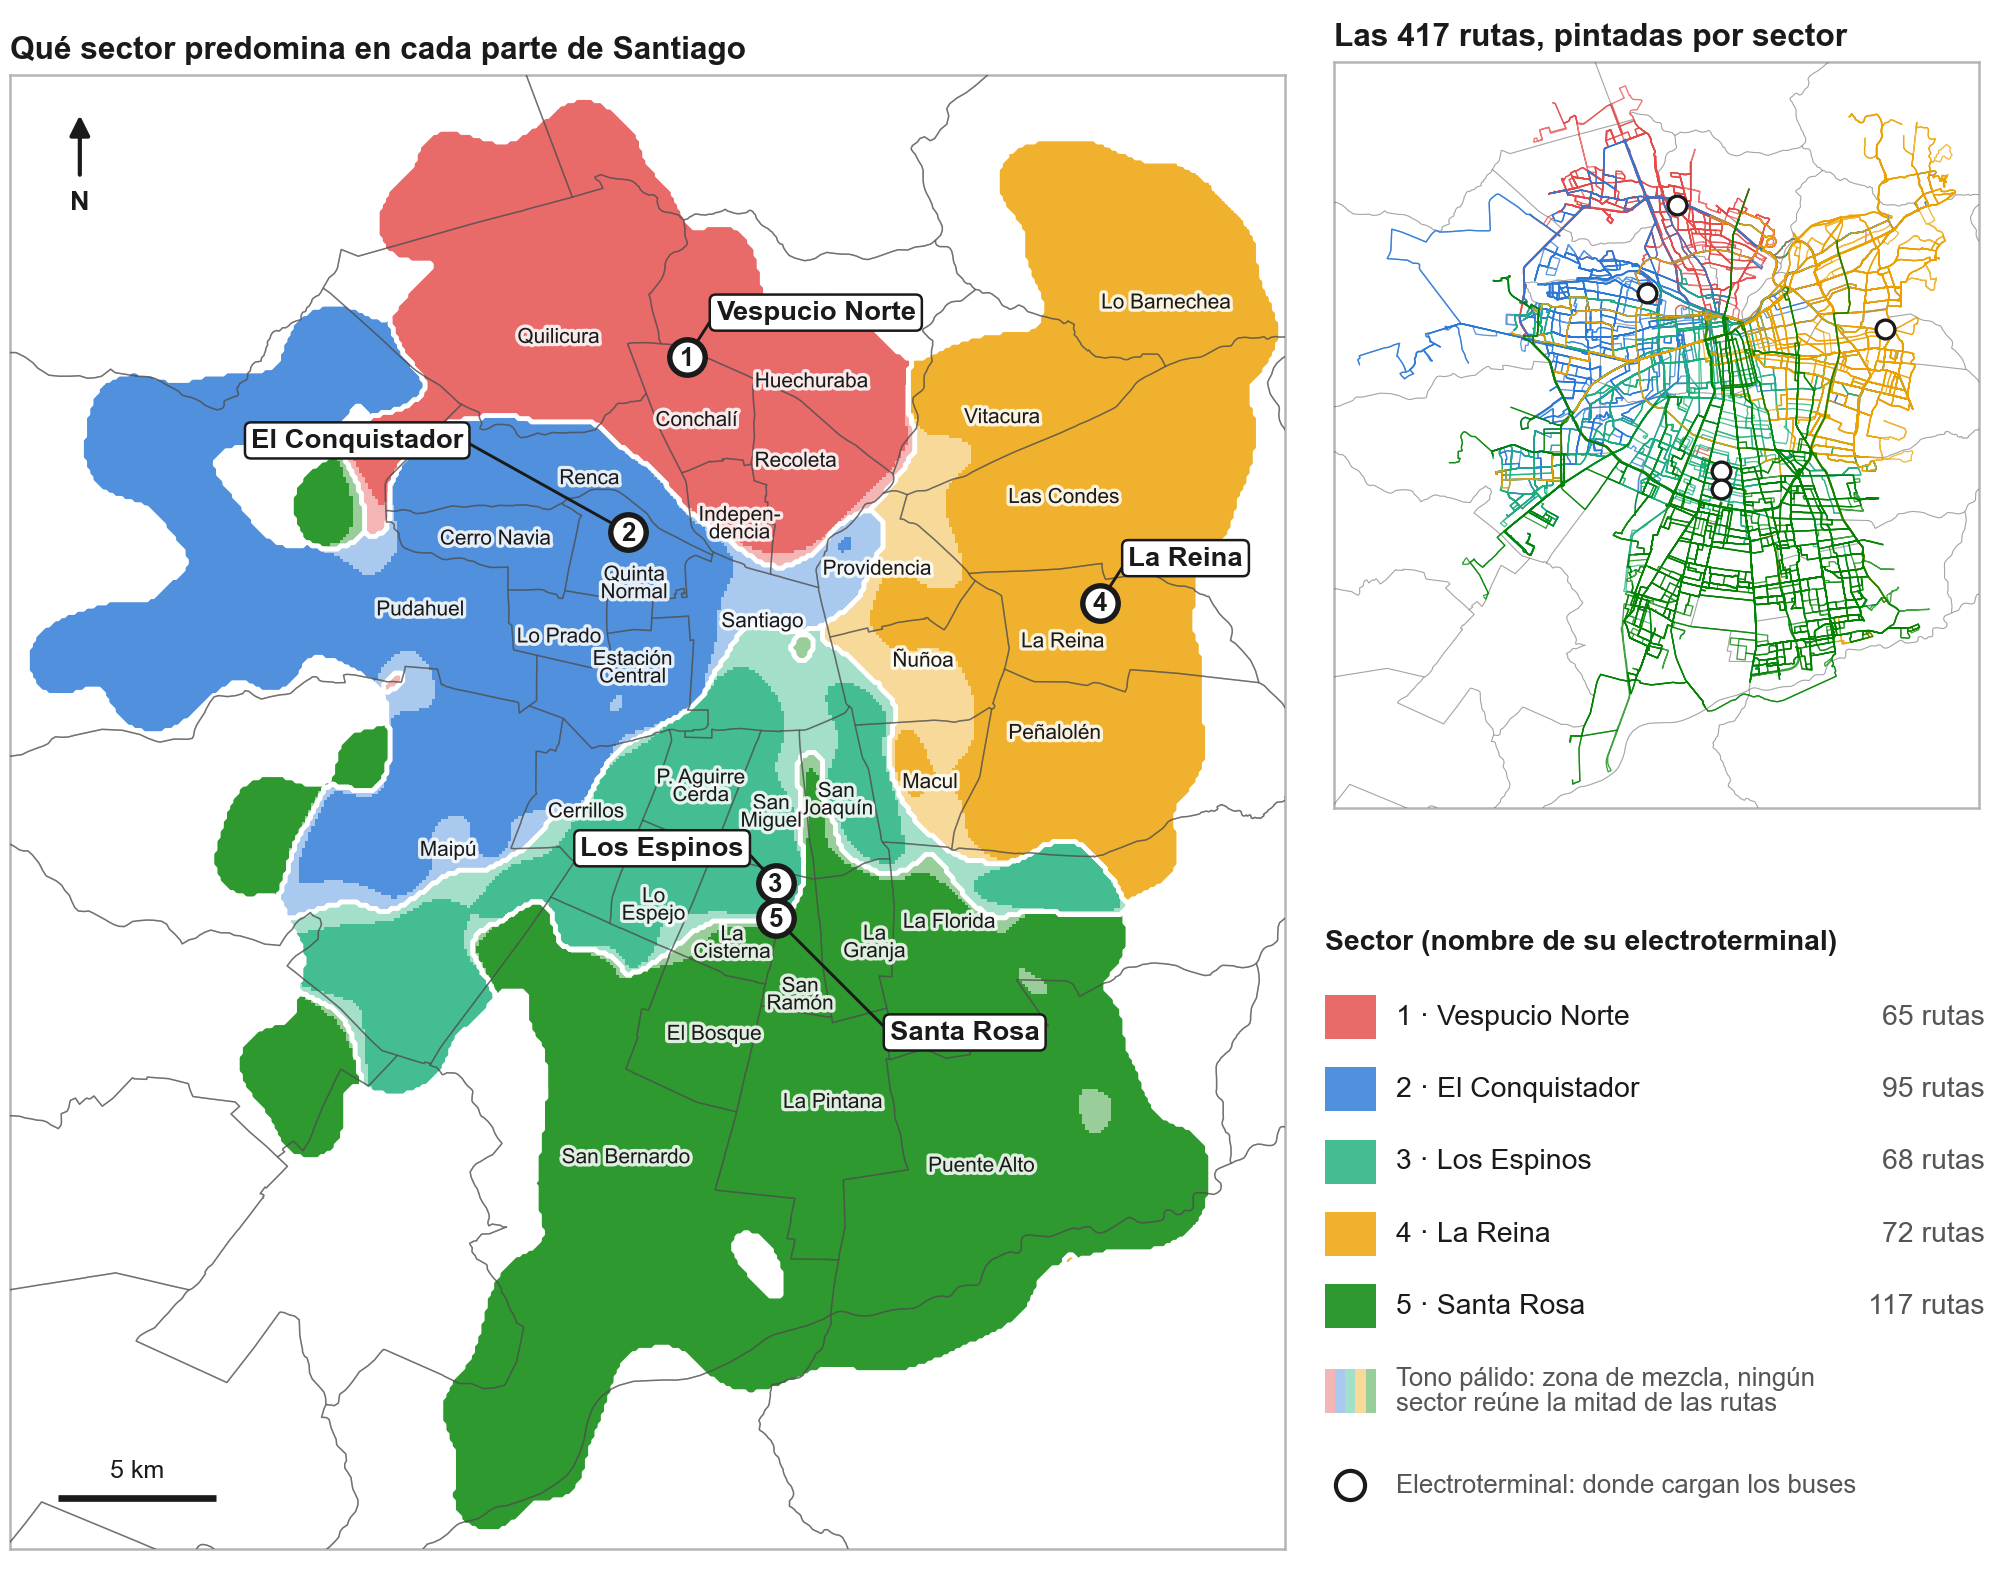

The script that saved this image:
"""Dibuja el mapa de Santiago dividido en los cinco sectores del modelo.

Uso:  python3 mapa_sectores.py
Escribe mapa_sectores.pdf y mapa_sectores.png junto a este archivo.

Un sector es un grupo de rutas, no un territorio. Para mostrarlo como mapa se
pinta cada punto de la ciudad con el color del sector al que pertenece la
mayoría de los kilómetros de ruta que pasan cerca.
"""
from pathlib import Path

import matplotlib
matplotlib.use('Agg')
import matplotlib.patheffects as efectos
import matplotlib.pyplot as plt
import numpy as np
from matplotlib.collections import LineCollection
from matplotlib.colors import to_rgb
from matplotlib.path import Path as Trazo

import datos_geo
import zonas

AQUI = Path(__file__).resolve().parent
CAJA_GRADOS = (-70.95, -70.40, -33.72, -33.24)  # xmin, xmax, ymin, ymax: Gran Santiago

# Paleta validada con el validador de daltonismo: todos los sectores vecinos se distinguen.
COLOR_SECTOR = {1: '#e34948', 2: '#2a78d6', 3: '#1baf7a', 4: '#eda100', 5: '#008300'}
TINTA, TINTA_SUAVE, BORDE_COMUNA = '#1a1a1a', '#555555', '#4d4d4d'

PASO_KM = 0.1            # cada punto densificado representa 100 m de ruta
CELDA_KM = 0.1
SIGMA_KM = 0.6           # suavizado: una ruta "tiñe" cerca de 1 km a cada lado
UMBRAL_DENSIDAD = 0.02
MAYORIA = 0.5            # sobre esto, el sector predomina con claridad
ALFA_CLARO, ALFA_MEZCLA = 0.82, 0.40
MARGEN_KM = 1.5
MIN_PUNTOS_COMUNA = 400  # comunas con menos ruta que esto no llevan nombre
ANCHO_CM, ALTO_CM = 17.0, 13.3
CM = 1 / 2.54

ABREVIATURAS = {'Pedro Aguirre Cerda': 'P. Aguirre\nCerda', 'Estación Central': 'Estación\nCentral',
                'Quinta Normal': 'Quinta\nNormal', 'San Joaquín': 'San\nJoaquín', 'San Miguel': 'San\nMiguel',
                'La Cisterna': 'La\nCisterna', 'San Ramón': 'San\nRamón', 'La Granja': 'La\nGranja',
                'Independencia': 'Indepen-\ndencia', 'Lo Espejo': 'Lo\nEspejo', 'Cerro Navia': 'Cerro Navia',
                'Lo Barnechea': 'Lo Barnechea', 'Padre Hurtado': 'Padre\nHurtado'}
# Desplazamiento (km) de la etiqueta de cada electroterminal para que no tape el punto.
DESPLAZAMIENTO_ETIQUETA = {1: (0.9, 1.4, 'left'), 2: (-5.2, 2.9, 'right'), 3: (-1.0, 1.1, 'right'),
                           4: (0.9, 1.4, 'left'), 5: (3.6, -3.6, 'left')}
# Corrimiento (km) de nombres de comunas que chocarían con un electroterminal o su etiqueta.
AJUSTE_COMUNA = {'Conchalí': (0.2, -1.0), 'San Ramón': (-0.4, -1.1), 'La Granja': (0.8, 0.3),
                 'Quinta Normal': (0.0, -0.3), 'Lo Espejo': (0.0, -0.6)}
HALO = [efectos.withStroke(linewidth=1.6, foreground='white', alpha=0.85)]


def cargar():
    codigo = datos_geo.carpeta_codigo()
    corridas = datos_geo.leer_csv(codigo / 'output/fase1/corridas.csv')
    return dict(
        sectores=datos_geo.leer_sectores(codigo / 'output/fase1/sectores.csv'),
        formas_ruta=datos_geo.trazados_por_ruta(corridas),
        trazados=datos_geo.leer_trazados(datos_geo.RAIZ / '01-datos/gtfs/shapes.txt'),
        terminales=datos_geo.leer_electroterminales(datos_geo.RAIZ / '01-datos/depots.csv'),
        comunas=datos_geo.leer_comunas(datos_geo.RAIZ / '01-datos/chile.gpkg', CAJA_GRADOS),
    )


def lineas_por_sector(datos):
    """Trazados en km de todas las rutas, agrupados por sector."""
    lineas = {sector: [] for sector in COLOR_SECTOR}
    for ruta, sector in datos['sectores'].items():
        if ruta not in datos['formas_ruta']:
            raise ValueError(f'La ruta {ruta} tiene sector pero no tiene trazado')
        lineas[sector].extend(zonas.a_km(datos['trazados'][forma]) for forma in sorted(datos['formas_ruta'][ruta]))
    return lineas


def caja_del_mapa(puntos_por_sector):
    todos = np.vstack(list(puntos_por_sector.values()))
    (xmin, ymin), (xmax, ymax) = todos.min(axis=0), todos.max(axis=0)
    return (xmin - MARGEN_KM, xmax + MARGEN_KM, ymin - MARGEN_KM, ymax + MARGEN_KM)


def imagen_zonas(resultado):
    """Imagen RGBA: color del sector que predomina, más pálido donde se mezclan varios."""
    alto, ancho = resultado.dominante.shape
    imagen = np.zeros((alto, ancho, 4))
    for sector, color in COLOR_SECTOR.items():
        mascara = resultado.dominante == sector
        imagen[mascara, :3] = to_rgb(color)
        imagen[mascara, 3] = np.where(resultado.participacion[mascara] >= MAYORIA, ALFA_CLARO, ALFA_MEZCLA)
    return imagen


def dibujar_comunas(eje, comunas, ancho, alfa):
    bordes = [zonas.a_km(poligono[0]) for _, poligonos in comunas for poligono in poligonos]
    eje.add_collection(LineCollection(bordes, colors=BORDE_COMUNA, linewidths=ancho, alpha=alfa, zorder=4))


def nombrar_comunas(eje, comunas, puntos_ruta):
    """Escribe cada nombre en el centro de la parte de la comuna por donde pasan rutas."""
    for nombre, poligonos in comunas:
        dentro = np.zeros(len(puntos_ruta), dtype=bool)
        for poligono in poligonos:
            dentro |= Trazo(zonas.a_km(poligono[0])).contains_points(puntos_ruta)
        if dentro.sum() < MIN_PUNTOS_COMUNA:
            continue
        dx, dy = AJUSTE_COMUNA.get(nombre, (0.0, 0.0))
        x, y = np.median(puntos_ruta[dentro], axis=0) + (dx, dy)
        eje.text(x, y, ABREVIATURAS.get(nombre, nombre), fontsize=5.0, color=TINTA, ha='center', va='center',
                 linespacing=0.9, zorder=6, path_effects=HALO)


def dibujar_terminales(eje, terminales, con_nombre):
    for terminal in terminales:
        x, y = zonas.a_km([(terminal['lon'], terminal['lat'])])[0]
        eje.plot(x, y, 'o', ms=8.5 if con_nombre else 4.5, mfc='white', mec=TINTA, mew=1.3 if con_nombre else 0.8, zorder=9)
        if not con_nombre:
            continue
        eje.text(x, y - 0.03, str(terminal['sector']), fontsize=6.2, fontweight='bold', color=TINTA,
                 ha='center', va='center', zorder=10)
        dx, dy, alineado = DESPLAZAMIENTO_ETIQUETA[terminal['sector']]
        eje.annotate(terminal['nombre'], (x, y), xytext=(x + dx, y + dy), fontsize=6.6, fontweight='bold',
                     color=TINTA, ha=alineado, va='center', zorder=10,
                     bbox=dict(boxstyle='round,pad=0.22', fc='white', ec=TINTA, lw=0.6),
                     arrowprops=dict(arrowstyle='-', color=TINTA, lw=0.7, shrinkA=0, shrinkB=4,
                                     relpos=(0.0 if alineado == 'left' else 1.0, 0.5)))


def dibujar_escala(eje, caja):
    x0, y0 = caja[0] + 1.5, caja[2] + 1.6
    eje.plot([x0, x0 + 5], [y0, y0], color=TINTA, lw=1.6, solid_capstyle='butt', zorder=9)
    eje.text(x0 + 2.5, y0 + 0.5, '5 km', fontsize=6, color=TINTA, ha='center', va='bottom', zorder=9)
    xn, yn = caja[0] + 2.2, caja[3] - 2.0
    eje.annotate('', (xn, yn + 1.0), xytext=(xn, yn - 1.4), arrowprops=dict(arrowstyle='-|>', color=TINTA, lw=1.0))
    eje.text(xn, yn - 2.0, 'N', fontsize=6.5, fontweight='bold', color=TINTA, ha='center', va='center')


def preparar_eje(eje, caja, titulo):
    eje.set_xlim(caja[0], caja[1])
    eje.set_ylim(caja[2], caja[3])
    eje.set_aspect('equal')
    eje.set_xticks([])
    eje.set_yticks([])
    for lado in eje.spines.values():
        lado.set_edgecolor('#b5b5b5')
        lado.set_linewidth(0.6)
    eje.set_title(titulo, fontsize=7.6, fontweight='bold', color=TINTA, loc='left', pad=4)


def panel_zonas(eje, datos, resultado, puntos_ruta, caja):
    preparar_eje(eje, caja, 'Qué sector predomina en cada parte de Santiago')
    eje.imshow(imagen_zonas(resultado), origin='lower', extent=resultado.caja_km, interpolation='nearest', zorder=2)
    centros_x = np.linspace(resultado.caja_km[0], resultado.caja_km[1], resultado.dominante.shape[1])
    centros_y = np.linspace(resultado.caja_km[2], resultado.caja_km[3], resultado.dominante.shape[0])
    for sector in COLOR_SECTOR:
        eje.contour(centros_x, centros_y, (resultado.dominante == sector).astype(float), levels=[0.5],
                    colors='white', linewidths=1.1, zorder=3)
    dibujar_comunas(eje, datos['comunas'], ancho=0.35, alfa=0.55)
    nombrar_comunas(eje, datos['comunas'], puntos_ruta)
    dibujar_terminales(eje, datos['terminales'], con_nombre=True)
    dibujar_escala(eje, caja)


def panel_rutas(eje, datos, lineas, caja):
    preparar_eje(eje, caja, f'Las {len(datos["sectores"])} rutas, pintadas por sector')
    dibujar_comunas(eje, datos['comunas'], ancho=0.25, alfa=0.3)
    for sector, color in COLOR_SECTOR.items():
        eje.add_collection(LineCollection(lineas[sector], colors=color, linewidths=0.32, alpha=0.75, zorder=5))
    dibujar_terminales(eje, datos['terminales'], con_nombre=False)


def panel_leyenda(eje, datos, resumen):
    eje.axis('off')
    eje.set_xlim(0, 1)
    eje.set_ylim(0, 1)
    eje.text(0, 0.97, 'Sector (nombre de su electroterminal)', fontsize=6.8, fontweight='bold', color=TINTA, va='top')
    for indice, terminal in enumerate(datos['terminales']):
        y = 0.83 - indice * 0.115
        sector = terminal['sector']
        eje.add_patch(plt.Rectangle((0, y - 0.035), 0.075, 0.07, color=COLOR_SECTOR[sector], alpha=ALFA_CLARO, lw=0))
        eje.text(0.105, y, f'{sector} · {terminal["nombre"]}', fontsize=6.8, color=TINTA, va='center')
        eje.text(0.98, y, f'{resumen[sector]["rutas"]} rutas', fontsize=6.8, color=TINTA_SUAVE, va='center', ha='right')
    y = 0.83 - 5 * 0.115 - 0.02
    for indice, color in enumerate(COLOR_SECTOR.values()):
        eje.add_patch(plt.Rectangle((indice * 0.015, y - 0.035), 0.015, 0.07, color=color, alpha=ALFA_MEZCLA, lw=0))
    eje.text(0.105, y, 'Tono pálido: zona de mezcla, ningún\nsector reúne la mitad de las rutas',
             fontsize=6.2, color=TINTA_SUAVE, va='center', linespacing=1.05)
    y -= 0.15
    eje.plot(0.037, y, 'o', ms=7, mfc='white', mec=TINTA, mew=1.0)
    eje.text(0.105, y, 'Electroterminal: donde cargan los buses', fontsize=6.2, color=TINTA_SUAVE, va='center')


def main():
    plt.rcParams['font.family'] = ['Arial', 'Helvetica', 'DejaVu Sans']
    datos = cargar()
    lineas = lineas_por_sector(datos)
    puntos = {sector: np.vstack([zonas.densificar(linea, PASO_KM) for linea in lista]) for sector, lista in lineas.items()}
    caja = caja_del_mapa(puntos)
    resultado = zonas.zonas_dominantes(puntos, caja, CELDA_KM, SIGMA_KM, UMBRAL_DENSIDAD)
    resumen = datos_geo.resumen_por_sector(datos_geo.leer_csv(datos_geo.carpeta_codigo() / 'output/fase1/corridas.csv'), dia='L')

    figura = plt.figure(figsize=(ANCHO_CM * CM, ALTO_CM * CM))
    eje_zonas = figura.add_axes([0.005, 0.005, 0.635, 0.955])
    eje_rutas = figura.add_axes([0.655, 0.485, 0.34, 0.475], anchor='N')
    eje_leyenda = figura.add_axes([0.66, 0.02, 0.335, 0.40])
    panel_zonas(eje_zonas, datos, resultado, np.vstack(list(puntos.values()))[::3], caja)
    panel_rutas(eje_rutas, datos, lineas, caja)
    panel_leyenda(eje_leyenda, datos, resumen)
    for extension in ('pdf', 'png'):
        figura.savefig(AQUI / f'mapa_sectores.{extension}', dpi=300)
    print('Mapa escrito en', AQUI / 'mapa_sectores.pdf')


if __name__ == '__main__':
    main()
